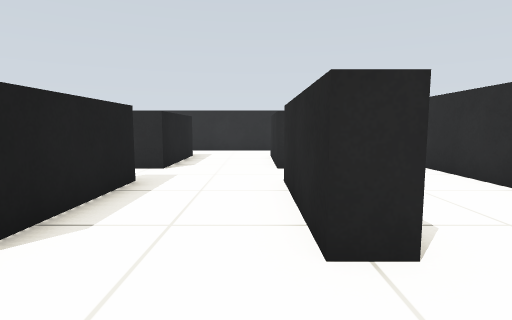
View 1 (above)

16 first-person views from a walk through a robot-simulator world made for Gazebo. The camera is 0.57 m above the floor, tilts 6° down and sees 80° across. The floor is counted in squares, 0.5 m on a side. Each view is taken from the middle of a square. On the plan, view 1 faces up. The plan holds only what a view shows up to about 13 squares ahead; the rest is blank.

View 2
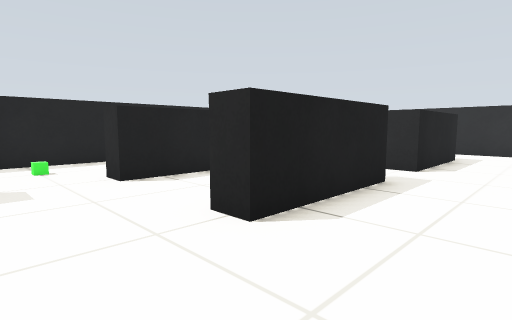

View 3
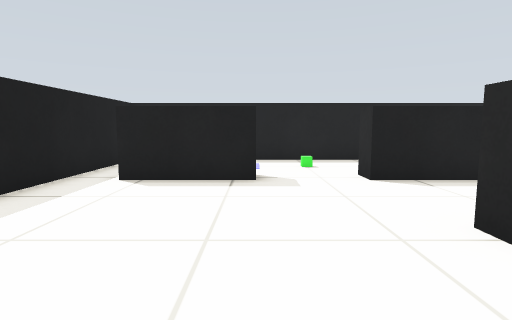

View 4
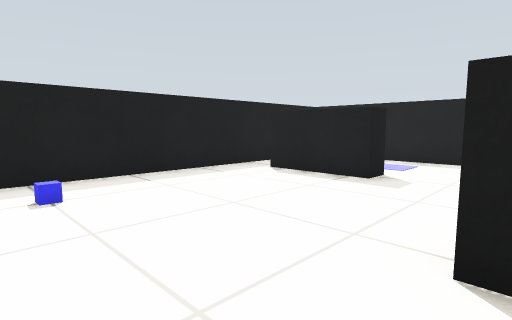

View 5
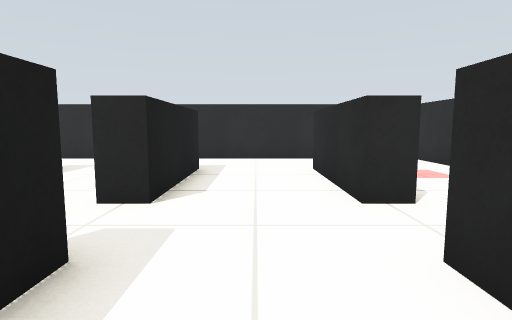

View 6
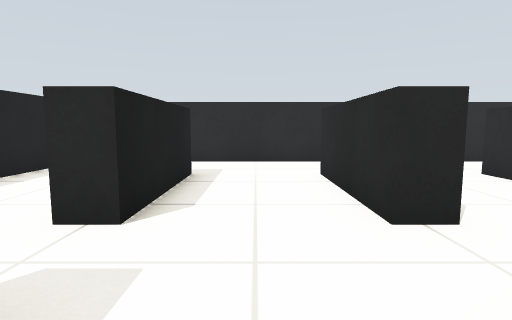

View 7
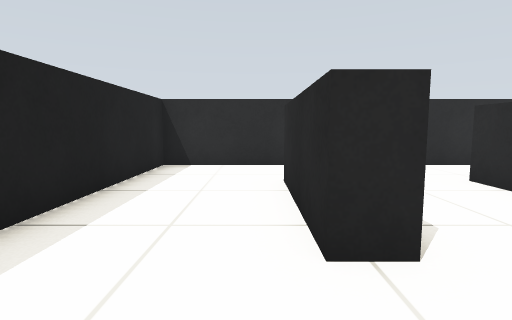

View 8
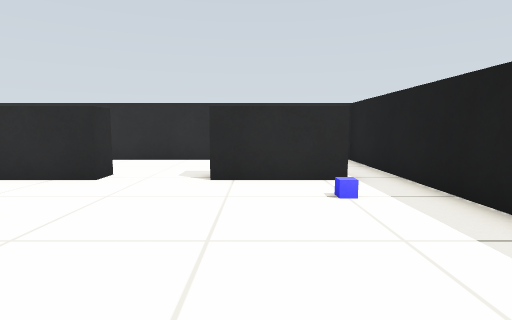

View 9
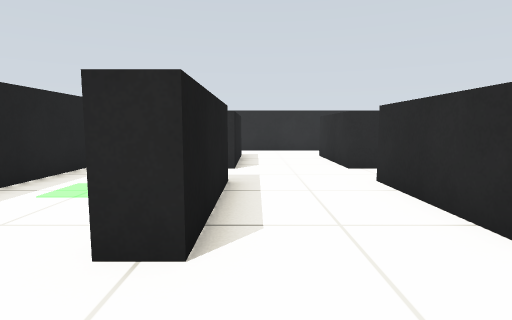

View 10
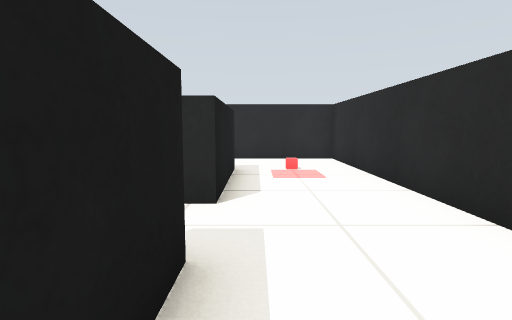

View 11
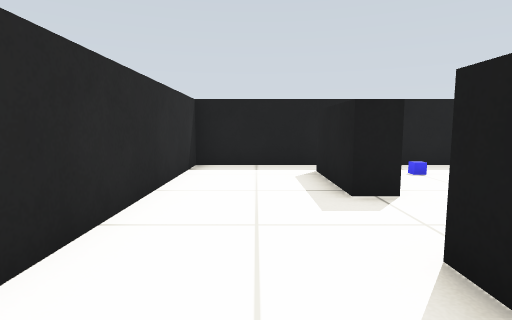

View 12
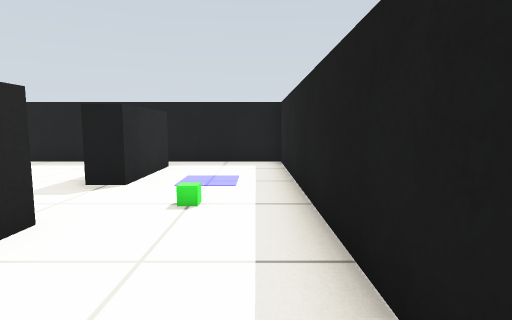

View 13
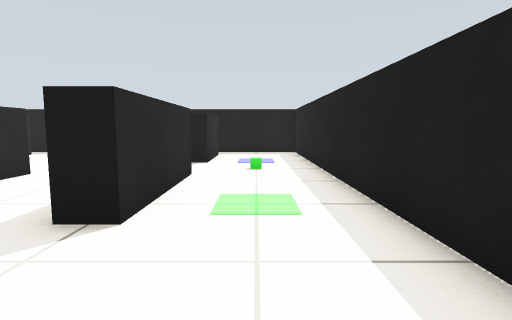

View 14
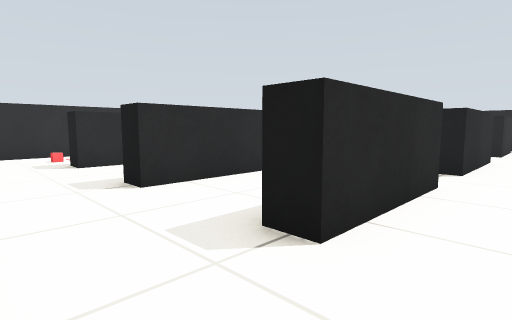

View 15
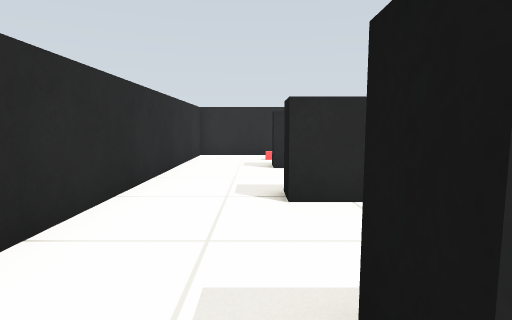

View 16
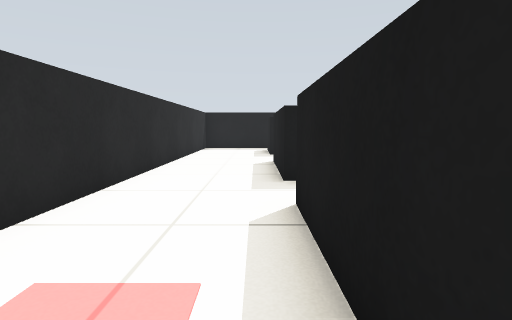

### Floor plan
Points are (right, up) in squares from view 1. A wall is a line through its corners. A room is listed if a view was taken in it or the views show most of it. See-through windows are left out.
Room 1 (views 1, 2, 3, 4, 5, 6, 7, 8, 9, 10, 11, 12, 13, 14, 15, 16)
walls: (-2.6, 6.6) (-2.6, 2.5) (-3.4, 2.5) (-3.4, 6.5); (-6.6, 6.5) (-6.6, 2.5) (-7.4, 2.5) (-7.4, 6.5) (-6.6, 6.5); (-3.4, 8.5) (-3.4, 12.5) (-2.6, 12.5) (-2.6, 8.5) (-3.4, 8.5); (-6.6, 8.5) (-7.4, 8.5) (-7.4, 12.5) (-6.6, 12.5) (-6.6, 8.5); (1.4, 6.5) (1.4, 2.5) (0.6, 2.5) (0.6, 6.5); (0.6, 8.5) (0.6, 12.5) (1.4, 12.5) (1.4, 8.5) (0.6, 8.5); (-7.4, -3) (-7.4, 0) (-6.6, 0) (-6.6, -3); (0.6, -3) (0.6, 0) (1.4, 0) (1.4, -3); (-10.9, -4.3) (4.8, -4.3) (4.8, 15.3) (-10.9, 15.3) (-10.9, -4.3)
objects: green box (-9, 2); blue box (-1, -2); red box (3, 13)

Positions as (right, up) in squares from view 1, and headings:
1: (0, 0), facing up
2: (0, 0), facing up-left
3: (0, 0), facing left
4: (0, 3), facing down-left
5: (-1, 4), facing up
6: (-5, 5), facing up
7: (-8, 6), facing up
8: (-6, -1), facing right
9: (-6, 0), facing up
10: (2, 4), facing up
11: (3, 5), facing down
12: (-10, 6), facing down
13: (-9, 10), facing down
14: (-9, 15), facing down-right
15: (-8, 13), facing right
16: (2, 13), facing down
